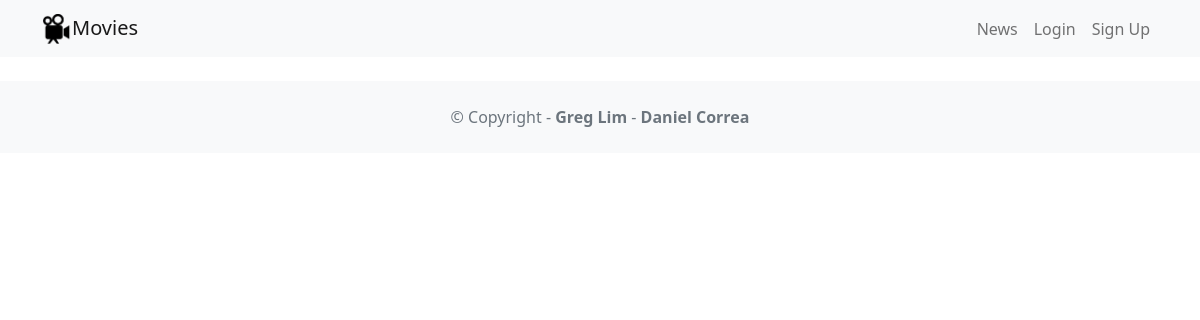
The page /news/ on the database as committed earlier.
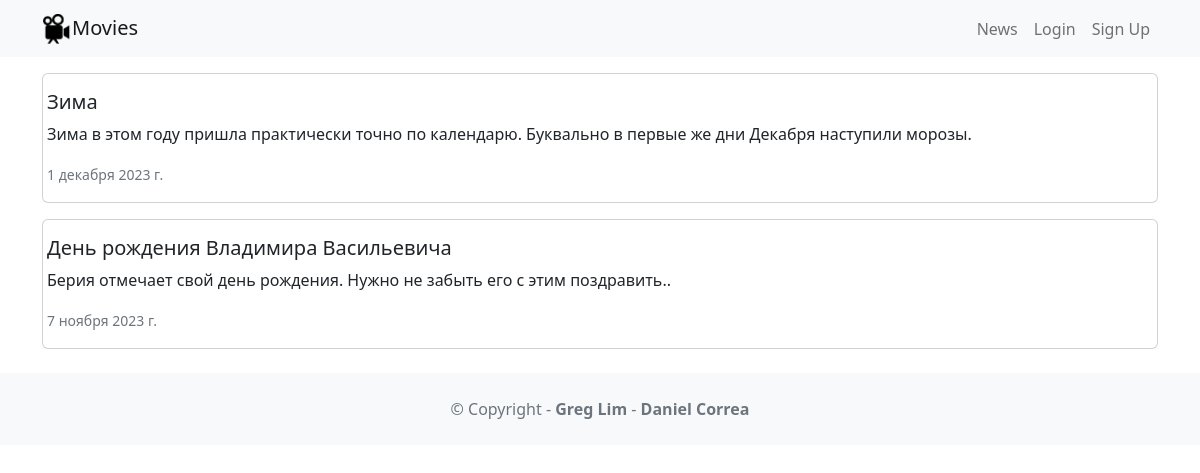
The same page on the database as committed later.
### news/models.py (models this page shows, shortened)
class News(models.Model):
    headline = models.CharField(max_length=200)
    body = models.TextField()
    date = models.DateField()

### news/views.py (the view)
# urls.py: path('news/', include('news.urls')),
def news(request):
    newss = News.objects.all().order_by('-date')
    return render(request, 'news.html',
                  {'newss': newss})

### news/templates/news.html
{% extends 'base.html' %}
{% block content %}
    {% for news in newss %}
        <div class="card mb-3">
            <div class="row g-0>">
                <div class="card-body">
                    <h5 class="card-title">{{ news.headline }}</h5>
                    <p class="card-text">{{ news.body }}</p>
                    <p class="card-text"><small class="text-muted">{{ news.date }}</small></p>
                </div>
            </div>
        </div>
    {% endfor %}
{% endblock content %}

Rows that differ between the two databases and show on the page:
added News: headline "Зима", body "Зима в этом году пришла практически точно по календарю. Буквально в первые же дни Декабря наступили морозы.", date "1 декабря 2023 г."
added News: headline "День рождения Владимира Васильевича", body "Берия отмечает свой день рождения. Нужно не забыть его с этим поздравить..", date "7 ноября 2023 г."
